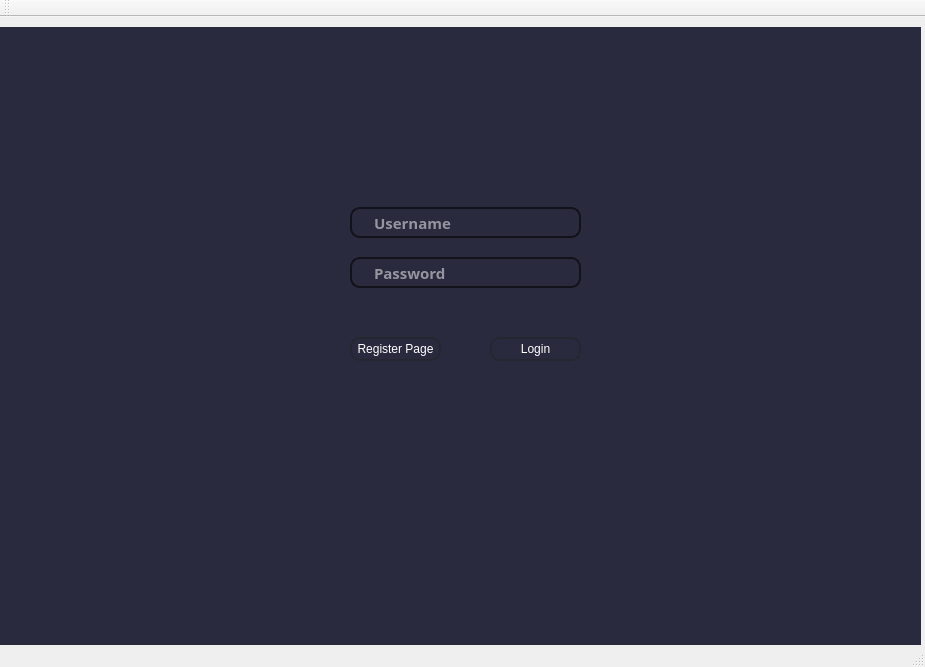
<?xml version="1.0" encoding="UTF-8"?>
<ui version="4.0">
 <class>ProjectIVClass</class>
 <widget class="QMainWindow" name="ProjectIVClass">
  <property name="geometry">
   <rect>
    <x>0</x>
    <y>0</y>
    <width>925</width>
    <height>667</height>
   </rect>
  </property>
  <property name="windowTitle">
   <string>ProjectIV</string>
  </property>
  <widget class="QWidget" name="centralWidget">
   <widget class="QStackedWidget" name="stackedWidget">
    <property name="geometry">
     <rect>
      <x>0</x>
      <y>10</y>
      <width>921</width>
      <height>631</height>
     </rect>
    </property>
    <property name="styleSheet">
     <string notr="true">
background-color: rgb(42, 42, 63);</string>
    </property>
    <property name="currentIndex">
     <number>0</number>
    </property>
    <widget class="QWidget" name="loginPage">
     <widget class="QPushButton" name="registerButton">
      <property name="geometry">
       <rect>
        <x>350</x>
        <y>310</y>
        <width>91</width>
        <height>24</height>
       </rect>
      </property>
      <property name="styleSheet">
       <string notr="true">
border: 2px solid rgb(37,39,48);
border-radius: 10px;
color: #FFF</string>
      </property>
      <property name="text">
       <string>Register Page</string>
      </property>
     </widget>
     <widget class="QPushButton" name="loginButton">
      <property name="geometry">
       <rect>
        <x>490</x>
        <y>310</y>
        <width>91</width>
        <height>24</height>
       </rect>
      </property>
      <property name="styleSheet">
       <string notr="true">border: 2px solid rgb(37,39,48);
border-radius: 10px;
color: #FFF
</string>
      </property>
      <property name="text">
       <string>Login</string>
      </property>
     </widget>
     <widget class="QLineEdit" name="usernameLine">
      <property name="geometry">
       <rect>
        <x>350</x>
        <y>180</y>
        <width>231</width>
        <height>31</height>
       </rect>
      </property>
      <property name="font">
       <font>
        <family>STXihei</family>
        <pointsize>11</pointsize>
        <bold>true</bold>
       </font>
      </property>
      <property name="styleSheet">
       <string notr="true">QLineEdit {
	
border: 2px solid rgb(18, 18, 27);
border-radius: 10px;
color: #FFF;
padding-left: 20px;
padding-right: 20px;

	background-color: rgb(42, 42, 63);
}
QLineEdit:hover{
border: 2px solid rgb(42, 42, 63);
}</string>
      </property>
      <property name="text">
       <string/>
      </property>
      <property name="placeholderText">
       <string>Username</string>
      </property>
     </widget>
     <widget class="QLineEdit" name="passwordLine">
      <property name="geometry">
       <rect>
        <x>350</x>
        <y>230</y>
        <width>231</width>
        <height>31</height>
       </rect>
      </property>
      <property name="font">
       <font>
        <family>STXihei</family>
        <pointsize>11</pointsize>
        <bold>true</bold>
       </font>
      </property>
      <property name="styleSheet">
       <string notr="true">QLineEdit {
border: 2px solid rgb(18, 18, 27);
border-radius: 10px;
color: #FFF;
padding-left: 20px;
padding-right: 20px;

	background-color: rgb(42, 42, 63);
}
QLineEdit:hover{
border: 2px solid rgb(42, 42, 63);
}</string>
      </property>
      <property name="placeholderText">
       <string>Password</string>
      </property>
     </widget>
    </widget>
    <widget class="QWidget" name="registerPage">
     <widget class="QPushButton" name="loginPageButton">
      <property name="geometry">
       <rect>
        <x>410</x>
        <y>290</y>
        <width>75</width>
        <height>24</height>
       </rect>
      </property>
      <property name="text">
       <string>Login Page</string>
      </property>
     </widget>
     <widget class="QLabel" name="label">
      <property name="geometry">
       <rect>
        <x>420</x>
        <y>220</y>
        <width>41</width>
        <height>31</height>
       </rect>
      </property>
      <property name="text">
       <string>TEST</string>
      </property>
     </widget>
    </widget>
    <widget class="QWidget" name="menuPage">
     <widget class="QPushButton" name="pushButton">
      <property name="geometry">
       <rect>
        <x>60</x>
        <y>150</y>
        <width>121</width>
        <height>111</height>
       </rect>
      </property>
      <property name="text">
       <string>TicTacToe</string>
      </property>
     </widget>
     <widget class="QFrame" name="frame_3">
      <property name="geometry">
       <rect>
        <x>60</x>
        <y>10</y>
        <width>121</width>
        <height>121</height>
       </rect>
      </property>
      <property name="font">
       <font>
        <bold>false</bold>
       </font>
      </property>
      <property name="styleSheet">
       <string notr="true">background-color: rgb(49, 104, 255);
border: 2px solid;

border-radius: 58px;
</string>
      </property>
      <property name="frameShape">
       <enum>QFrame::StyledPanel</enum>
      </property>
      <property name="frameShadow">
       <enum>QFrame::Raised</enum>
      </property>
     </widget>
     <widget class="QGroupBox" name="groupBox">
      <property name="geometry">
       <rect>
        <x>680</x>
        <y>50</y>
        <width>221</width>
        <height>491</height>
       </rect>
      </property>
      <property name="title">
       <string>ChatRoom</string>
      </property>
      <widget class="QListWidget" name="listWidget">
       <property name="geometry">
        <rect>
         <x>10</x>
         <y>20</y>
         <width>201</width>
         <height>461</height>
        </rect>
       </property>
       <item>
        <property name="text">
         <string>Client 1: Hi                              16:42</string>
        </property>
       </item>
      </widget>
     </widget>
     <widget class="QLineEdit" name="lineEdit">
      <property name="geometry">
       <rect>
        <x>680</x>
        <y>560</y>
        <width>171</width>
        <height>22</height>
       </rect>
      </property>
     </widget>
     <widget class="QLabel" name="label_4">
      <property name="geometry">
       <rect>
        <x>680</x>
        <y>540</y>
        <width>91</width>
        <height>16</height>
       </rect>
      </property>
      <property name="text">
       <string>Send A Message</string>
      </property>
     </widget>
     <widget class="QPushButton" name="pushButton_2">
      <property name="geometry">
       <rect>
        <x>860</x>
        <y>560</y>
        <width>41</width>
        <height>24</height>
       </rect>
      </property>
      <property name="text">
       <string>Send</string>
      </property>
     </widget>
    </widget>
    <widget class="QWidget" name="page">
     <widget class="QWidget" name="gridLayoutWidget">
      <property name="geometry">
       <rect>
        <x>240</x>
        <y>100</y>
        <width>351</width>
        <height>311</height>
       </rect>
      </property>
      <layout class="QGridLayout" name="gridLayout">
       <property name="spacing">
        <number>9</number>
       </property>
       <item row="2" column="2">
        <widget class="QPushButton" name="button22">
         <property name="text">
          <string/>
         </property>
        </widget>
       </item>
       <item row="0" column="2">
        <widget class="QPushButton" name="button02">
         <property name="text">
          <string/>
         </property>
        </widget>
       </item>
       <item row="1" column="1">
        <widget class="QPushButton" name="button11">
         <property name="text">
          <string/>
         </property>
        </widget>
       </item>
       <item row="0" column="0">
        <widget class="QPushButton" name="button00">
         <property name="text">
          <string/>
         </property>
        </widget>
       </item>
       <item row="1" column="0">
        <widget class="QPushButton" name="button10">
         <property name="text">
          <string/>
         </property>
        </widget>
       </item>
       <item row="1" column="2">
        <widget class="QPushButton" name="button12">
         <property name="text">
          <string/>
         </property>
        </widget>
       </item>
       <item row="2" column="0">
        <widget class="QPushButton" name="button20">
         <property name="text">
          <string/>
         </property>
        </widget>
       </item>
       <item row="0" column="1">
        <widget class="QPushButton" name="button01">
         <property name="text">
          <string/>
         </property>
        </widget>
       </item>
       <item row="2" column="1">
        <widget class="QPushButton" name="button21">
         <property name="text">
          <string/>
         </property>
        </widget>
       </item>
      </layout>
     </widget>
    </widget>
   </widget>
  </widget>
  <widget class="QMenuBar" name="menuBar">
   <property name="geometry">
    <rect>
     <x>0</x>
     <y>0</y>
     <width>925</width>
     <height>22</height>
    </rect>
   </property>
  </widget>
  <widget class="QToolBar" name="mainToolBar">
   <attribute name="toolBarArea">
    <enum>TopToolBarArea</enum>
   </attribute>
   <attribute name="toolBarBreak">
    <bool>false</bool>
   </attribute>
  </widget>
  <widget class="QStatusBar" name="statusBar"/>
 </widget>
 <layoutdefault spacing="6" margin="11"/>
 <resources>
  <include location="ProjectIV.qrc"/>
 </resources>
 <connections/>
</ui>
